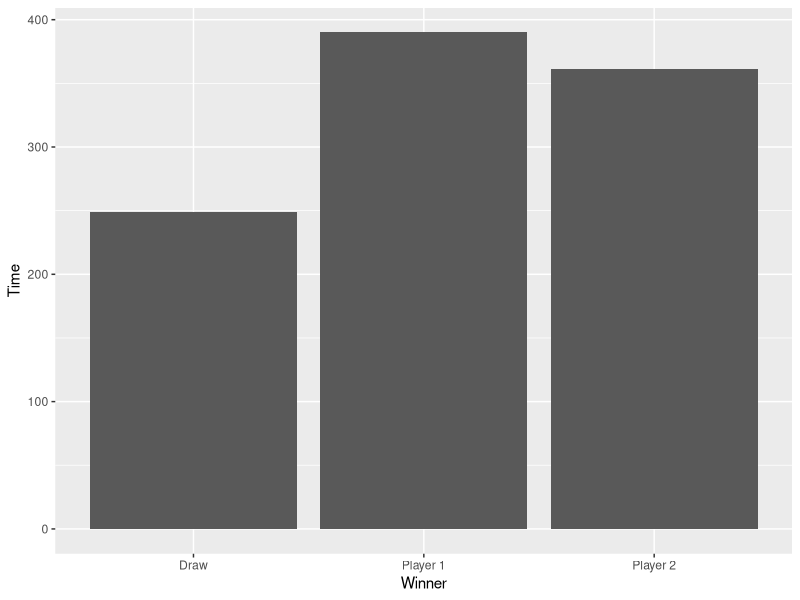
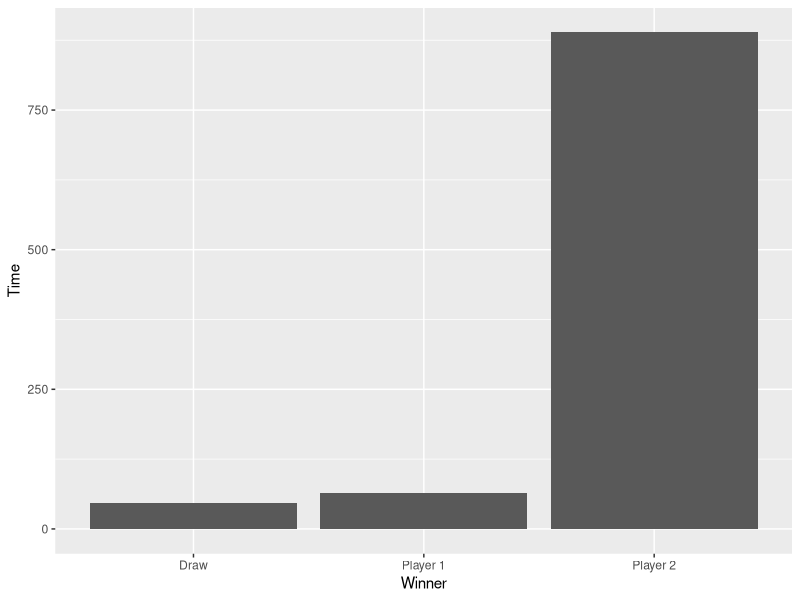

Recreate these plots in R, in order.
## ---- chunk 1
N <- 0
count_win_player1 <- 0 #count times of winning player 1
count_win_player2 <- 0 #count times of winning player 2
count_win_draw <- 0 #count times of draw

for(N in 1:1000) {
  cardList_forPlayers <- list() #create card list for just select players cards
  i <- 0
  
  for(i in 1:26) { #add R and B cards for desicion cards
    
    cardList_forPlayers <- c(cardList_forPlayers,"B")
    cardList_forPlayers <- c(cardList_forPlayers,"R")
  }
  
  
  cardList <- list() #create card list
  i <- 0
  
  for(i in 1:26) { #add R and B cards
    
    cardList <- c(cardList,"B")
    cardList <- c(cardList,"R")
  }
 
  
  y <-  "" #random element for player 1
  z <-  "" #random element for player 2
  j <- 0
  str_y <- "" #convert random element to string 
  index_y <- ""  #take index of random element
  str_z <- ""  #convert random element to string 
  index_z <- ""  #take index of random element
  
  card_player1<- list() #create a list for cards of player 1
  card_player2<- list()  #create a list for cards of player2
  
  for (j in 1:3) {
    y<- sample(cardList_forPlayers, 1)
    str_y <- toString(y)
    index_y <- which(cardList_forPlayers == str_y)
    
    card_player1<- c(card_player1, y)
    cardList_forPlayers =cardList_forPlayers[-index_y[1]] #delete the card from cardList_forPlayers
    
    z<- sample(cardList_forPlayers, 1)
    str_z <- toString(z)
    index_z <- which(cardList_forPlayers == str_z)
    
    card_player2<- c(card_player2, z)
    cardList_forPlayers =cardList_forPlayers[-index_z[1]] #delete the card from cardList
    
  }
  
  count_player1 <- 0 #count times of winning player1 in a one game
  count_player2 <- 0 #count times of winning player2 in a one game
  openedCardList <- list() #create a list for opened cards
  
  x='' #opend card
  k <- 0
  
  for(k in 1:52) {
    if(identical( tail(openedCardList, n=3), tail(card_player1 , n=3) ) == FALSE & identical( tail(openedCardList, n=3), tail(card_player2 , n=3)) == FALSE){  #if last 3 elements of opened card list arent equal to cards of player 1 or player 2 , keep opening card
      x <- sample(cardList, 1)
      openedCardList <- c(openedCardList, x) #add opened card to opened car list
      str_x <- toString(x)
      index_x <- which(cardList == str_x)
      cardList =cardList[-index_x[1]] #delete the card from card List
      
    
      
    }
    else {
      if(identical( tail(openedCardList, n=3), tail(card_player1 , n=3) ) == TRUE){ 
        count_player1 <- count_player1 + 1
      #if last 3 elements of opened card list arent equal to cards of player 1, add +1 to count player 1  
      }
      if(identical( tail(openedCardList, n=3), tail(card_player2 , n=3) ) == TRUE){
        count_player2 <- count_player2 + 1
      #if last 3 elements of opened card list arent equal to cards of player 2, add +1 to count player 2  
      }
      openedCardList <- NULL #delete all card in opened card list for starting new game
    }
    
    
  }
  
 
  #for calculate total number of players wins/draws, compare them 
  if(count_player1 > count_player2){
    
    count_win_player1 =  count_win_player1 + 1
  }else if(count_player1 < count_player2){
    
    count_win_player2 =  count_win_player2 + 1
  }else 
    
    count_win_draw =  count_win_draw + 1
  
  
}

#load library
library(ggplot2)

#Create data for print plot
data <- data.frame(
  Winner=c("Player 1","Player 2","Draw") ,  
  Time=c(count_win_player1,count_win_player2,count_win_draw)
)

# Barplot
ggplot(data, aes(x=Winner, y=Time)) + 
  geom_bar(stat = "identity")



## ---- chunk 2
N <- 0
count_win_player1 <- 0 #count times of winning player 1
count_win_player2 <- 0 #count times of winning player 2
count_win_draw <- 0 #count times of draw

for(N in 1:1000) {
  
  cardList_forPlayers <- list() #create card list for just select players cards
  i <- 0
  
  for(i in 1:26) { #add R and B cards for desicion cards
    
    cardList_forPlayers <- c(cardList_forPlayers,"B")
    cardList_forPlayers <- c(cardList_forPlayers,"R")
  }
  
  
  
  cardList <- list() #create card list
  i <- 0
  for(i in 1:26) { #add R and B cards
    
    cardList <- c(cardList,"B")
    cardList <- c(cardList,"R")
  }
  
  j <- 0
  y <-  "" #random element for player 1
  str_y <- "" #convert random element to string 
  index_y <- ""  #take index of random element
  
  card_player1<- list() #create a list for cards of player 1
  card_player2<- list()  #create a list for cards of player2
 
  for (j in 1:3) {  #select 3 cards for player 1
    y<- sample(cardList_forPlayers, 1)
    str_y <- toString(y)
    index_y <- which(cardList_forPlayers == str_y)
    
    card_player1<- c(card_player1, y)
    cardList_forPlayers =cardList_forPlayers[-index_y[1]] #delete the card from cardList_forPlayers
  }
  
  if(toString(card_player1[2]) == "R"){   #if second card of player 1 is R , select B for first card of player 2
    card_player2 <- c(card_player2,"B")
    
  }
  if(toString(card_player1[2]) == "B"){ #if second card of player 1 is B , select R for first card of player 2
    card_player2 <- c(card_player2,"R")
    
  }
  
  card_player2 <- c(card_player2, toString(card_player1[1])) #take firs card of player 1, put it into list of cards of player 2 as a second card
 
  card_player2 <- c(card_player2, toString(card_player1[2])) #take firs card of player 1, put it into list of cards of player 2 as a second card
  
  
 
  count_player1 <- 0 #count times of winning player1 in a one game
  count_player2 <- 0 #count times of winning player2 in a one game
  openedCardList <- list() #create a list for opened cards
 
  x='' #opened card
  k <- 0
  
  for(k in 1:52) {
    if(identical( tail(openedCardList, n=3), tail(card_player1 , n=3) ) == FALSE & identical( tail(openedCardList, n=3), tail(card_player2 , n=3)) == FALSE){
      x <- sample(cardList, 1)
      openedCardList <- c(openedCardList, x) #add opened card to opened car list
      str_x <- toString(x)
      index_x <- which(cardList == str_x)
      cardList =cardList[-index_x[1]] #delete the card from card List
      
      
      
      
    }
    else {
      if(identical( tail(openedCardList, n=3), tail(card_player1 , n=3) ) == TRUE){
        count_player1 <- count_player1 + 1
        
      }
      if(identical( tail(openedCardList, n=3), tail(card_player2 , n=3) ) == TRUE){
        count_player2 <- count_player2 + 1
        
      }
      openedCardList <- NULL
    }
    
    
  }

  
  if(count_player1 > count_player2){
    
    count_win_player1 <- count_win_player1 + 1
    
   
  }else if(count_player1 < count_player2){
    
    count_win_player2 <- count_win_player2 + 1
    
  }else 
    count_win_draw <- count_win_draw + 1
  
  
  
  
  
}

# Load ggplot2
library(ggplot2)

# Create data for print plot
data <- data.frame(
  Winner=c("Player 1","Player 2","Draw") ,  
  Time=c(count_win_player1,count_win_player2,count_win_draw)
)

# Barplot
ggplot(data, aes(x=Winner, y=Time)) + 
  geom_bar(stat = "identity")



## ---- chunk 3
checkLemma <- function(ep, p, n, d1) {
  tcount <- 0
  sum <- 0  #the sum of all the elements of vector x will be added in here
  sum2 <- 0   #the sum of all the elements of vector y will be added in here
  d <- list()  #the data alphabet d as a list
  i <- 0
  for(iter in 1:d1) { #inserting all the numbers from 0 to d1 to the list
   
    d <- c(d,i)
    i <- i+1
   
  }
 
  y <-  ""
  str_y <- ""
  index_y <- ""
  indices <- list()  #
  for (iter in 1:n) {  #create the indices list by choosing n random numbers from data alphabet d
    y<- sample(d, 1)
    str_y <- toString(y)
    index_y <- which(d == str_y)
    indices <- c(indices, y)
    d =d[-index_y[1]]
  }
 
  x <- vector()
 
  i <- 1
  for(iter in 1:d1){ #the initial x vector with d1 0's
    x[[i]] <- 0
    i <- i + 1
  }
  for(i in indices){ #increasing the 0's at the x vector by one, at positions indicated on indices list
    x[[i]] <- 1
    i <- i+1
  }
 
  for(i in length(x)){  #summing every element of x's squares
    sum= sum + (x[[i]])^2
    i <- i + 1
  }
  norm1 <- sqrt(sum) #take the squareroot to find the norm
 
  N <- 1000
  for(iter in 1:N) {
   
    L = matrix(rnorm(p*d1, mean=0, sd=1/p), p, d1)        #creating the p*d dimensioned matrix L with normaly distributed random numbers with mean=0 std=1/p    
    y <- L %*% x  
    for(i in length(y)) {
     
      sum2= sum2 + (y[[i]])^2
      i <- i + 1
     
    }
    norm2 <- sqrt(sum2) #the same operations to find y's length
    if(((1-ep) * norm1) < norm2  &  norm2 < ( (1 + ep) * norm1)){ tcount <- tcount + 1 } #if the lemma's left side is true increase tcount by 1
  }
 
  prob <- tcount / 1000  #find the probability of lemma's left side holds or not by dividing number of TRUE's by 1000
 
  if(prob <= 1 - (exp(1) ^ - ((ep^2) * p )) ){print("LEMMA DOUBLECHECKED: TRUE")}
}

checkLemma(0.4,13,90,5000)
checkLemma(0.6,21,102,5500)

